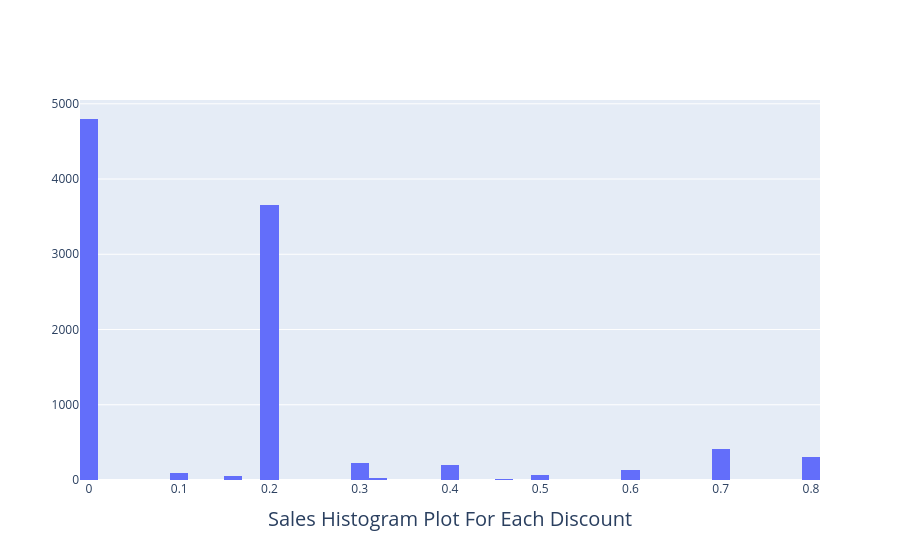

Here is the notebook cell this chart was saved with:
### Code cell
data=go.Histogram(x=df_notime.sort_values('Discount')['Discount']),layout=go.Layout(xaxis=dict(title='Sales Histogram Plot For Each Discount',title_font=dict(size=20)))iplot(dict(data=data,layout=layout))

### Figure 1 — Plotly figure (JSON) as saved in the notebook; plotly's stock layout.template omitted (floating-point values rounded to 4 significant figures; data arrays with more than 128 entries replaced by an {"elided": "..."} marker saying what was removed)
{"data": [{"type": "histogram", "x": {"elided": "9994 float values"}}], "layout": {"xaxis": {"title": {"font": {"size": 20}, "text": "Sales Histogram Plot For Each Discount"}, "type": "linear", "range": [-0.01, 0.81], "autorange": true}, "yaxis": {"range": [0, 5051.0], "autorange": true}, "autosize": true}}
